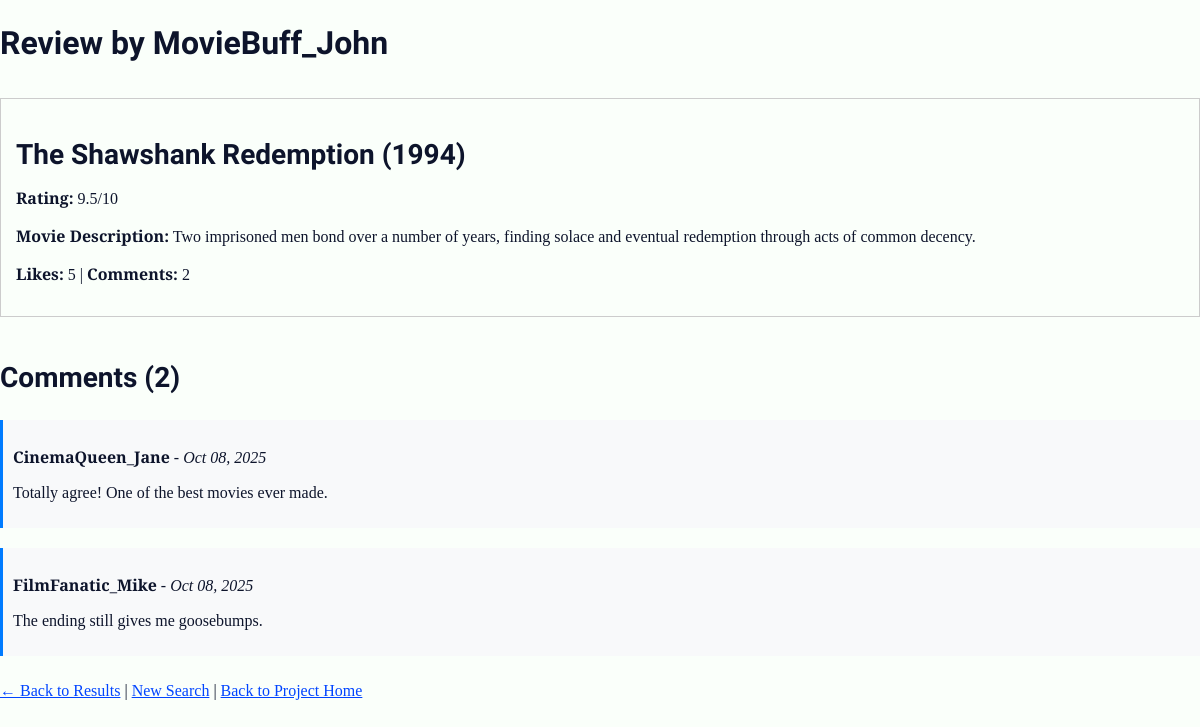
Page /Assignment7/project/search/likedreviews/search_likedreviews_detail.php?reviewID=1 on the committed database.
### tables this page shows
CREATE TABLE Reviews 
(
    id INT PRIMARY KEY AUTO_INCREMENT,
    userID INT NOT NULL,
    movieID INT NOT NULL,
    rating DECIMAL(3,1) CHECK (rating >= 0 AND rating <= 10),
    flags INT DEFAULT 0,
    FOREIGN KEY (userID) REFERENCES Users(id),
    FOREIGN KEY (movieID) REFERENCES Movies(id)
);

CREATE TABLE Movies 
(
    id INT PRIMARY KEY AUTO_INCREMENT,
    title VARCHAR(200) NOT NULL,
    releaseYear INT NOT NULL,
    description TEXT
);

CREATE TABLE Comments 
(
    id INT PRIMARY KEY AUTO_INCREMENT,
    userID INT NOT NULL,
    reviewID INT NOT NULL,
    content TEXT NOT NULL,
    createdAt TIMESTAMP DEFAULT CURRENT_TIMESTAMP,
    FOREIGN KEY (userID) REFERENCES Users(id),
    FOREIGN KEY (reviewID) REFERENCES Reviews(id)
);

CREATE TABLE ProfileInfo 
(
    id INT PRIMARY KEY AUTO_INCREMENT,
    userID INT UNIQUE,
    joinDate DATE NOT NULL,
    username VARCHAR(50) UNIQUE NOT NULL,
    FOREIGN KEY (userID) REFERENCES Users(id)
);

### Assignment7/project/search/likedreviews/search_likedreviews_detail.php (the view, shortened to what this page needs)
<?php
require_once("../../db_connect.php");
$reviewID = $_GET['reviewID'] ?? '';
try {
    $query = "
      SELECT
          r.id,
          r.rating,
          p.username,
          m.title AS movie_title,
          m.releaseYear,
          m.description,
          COUNT(DISTINCT l.userID) AS like_count,
          COUNT(DISTINCT c.id) AS comment_count
      FROM Reviews r
      JOIN ProfileInfo p ON r.userID = p.userID
      JOIN Movies m ON r.movieID = m.id
      LEFT JOIN Likes l ON r.id = l.reviewID
      LEFT JOIN Comments c ON r.id = c.reviewID
      WHERE r.id = :reviewID
      GROUP BY r.id, r.rating, p.username, m.title, m.releaseYear, m.description
    ";
    $stmt = $pdo->prepare($query);
    $stmt->execute(['reviewID' => $reviewID]);
    $review = $stmt->fetch(PDO::FETCH_ASSOC);
    $commentQuery = "
      SELECT
          c.content,
          c.createdAt,
          p.username
      FROM Comments c
      JOIN ProfileInfo p ON c.userID = p.userID
      WHERE c.reviewID = :reviewID
      ORDER BY c.createdAt DESC
    ";
    $commentStmt = $pdo->prepare($commentQuery);
    $commentStmt->execute(['reviewID' => $reviewID]);
    $comments = $commentStmt->fetchAll(PDO::FETCH_ASSOC);
} catch (PDOException $e) {
    die("Query failed: " . $e->getMessage());
}
?>
<!DOCTYPE html>
<html lang="en">
<head>
  <link rel="stylesheet" href="../../style.css">
</head>
<body>
  <?php if ($review): ?>
    <h2>Review by <?= htmlspecialchars($review['username']) ?></h2>
    <div style="border: 1px solid #ccc; padding: 15px; margin: 20px 0;">
      <h3><?= htmlspecialchars($review['movie_title']) ?> (<?= htmlspecialchars($review['releaseYear']) ?>)</h3>
      <p><strong>Rating:</strong> <?= number_format($review['rating'], 1) ?>/10</p>
      <p><strong>Movie Description:</strong> <?= htmlspecialchars($review['description']) ?></p>
      <p><strong>Likes:</strong> <?= $review['like_count'] ?> | <strong>Comments:</strong> <?= $review['comment_count'] ?></p>
    </div>
    <?php if (count($comments) > 0): ?>
      <h3>Comments (<?= count($comments) ?>)</h3>
      <?php foreach ($comments as $comment): ?>
        <div style="border-left: 3px solid #007bff; padding: 10px; margin: 10px 0; background-color: #f8f9fa;">
          <p><strong><?= htmlspecialchars($comment['username']) ?></strong> - <em><?= date('M d, Y', strtotime($comment['createdAt'])) ?></em></p>
          <p><?= htmlspecialchars($comment['content']) ?></p>
        </div>
      <?php endforeach; ?>
    <?php else: ?>
      <p>No comments yet.</p>
    <?php endif; ?>
  <?php else: ?>
    <p style="color:red;">Review not found.</p>
  <?php endif; ?>
  <p>
    <a href="javascript:history.back()">← Back to Results</a> |
    <a href="search_likedreviews.html">New Search</a> |
    <a href="https://clabsql.constructor.university/~rbelachew/index.php">Back to Project Home</a>
  </p>
</body>
</html>

### Assignment7/project/style.css (style rules this page uses)
body { font-family: Merriweather, serif; background-color: #FAFFFA; color: #0D142B; margin: 0; padding: 0; }
h1, h2, h3, h4, h5, h6 { font-family: Oswald, sans-serif; color: #0D142B; margin-top: 1.5rem; margin-bottom: 1rem; }
h2 { font-size: 2rem; }
h3 { font-size: 1.75rem; }
a, .highlight { color: #0044FF; }
html, body { height: 100%; display: flex; flex-direction: column; margin: 0; }

### rows in the picture
reviews: movieID.title "The Shawshank Redemption", movieID.releaseYear "1994", rating "9.5", movieID.description "Two imprisoned men bond over a number of years, finding solace and eventual redemption through acts of common decency."
comments: profileinfo.username "CinemaQueen_Jane", createdAt "Oct 08, 2025", content "Totally agree! One of the best movies ever made."
comments: profileinfo.username "FilmFanatic_Mike", createdAt "Oct 08, 2025", content "The ending still gives me goosebumps."

### other values in the picture
$review['username'] "MovieBuff_John"
$review['like_count'] "5"
$review['comment_count'] "2"
count($comments) "2"
